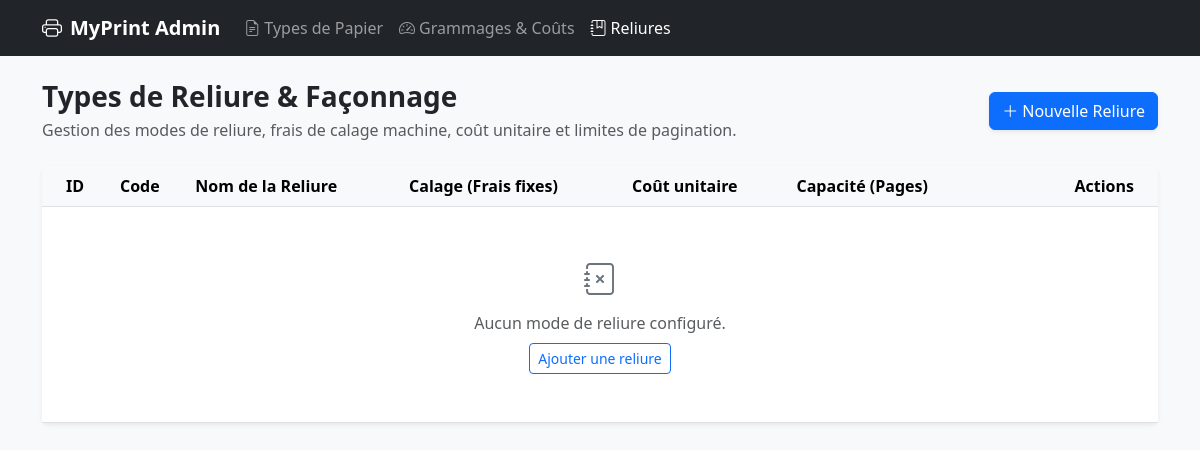
Before: /catalog/bindings/ with the older database file.
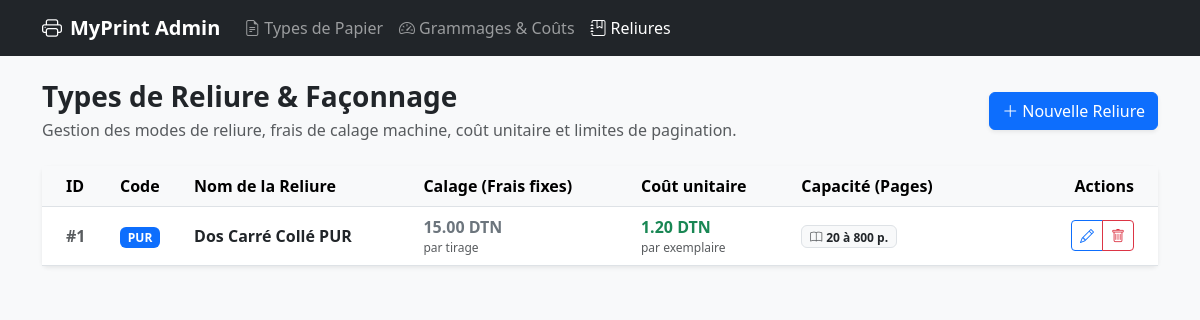
After: the same page with the newer database file.
### catalog/models.py (models this page shows, shortened)
class BindingType(models.Model):
    CODE_CHOICES = [
        ('PUR', 'Dos Carré Collé PUR'),
        ('WIRO', 'Spirale Métallique (Wire-O)'),
        ('STITCH', '2 Agrafes (Piqûre à cheval)'),
    ]
    code = models.CharField(max_length=10, choices=CODE_CHOICES, unique=True)
    name = models.CharField(max_length=100)
    base_setup_cost = models.DecimalField(max_digits=6, decimal_places=2, default=15.00)
    unit_cost = models.DecimalField(max_digits=6, decimal_places=2, default=1.20)
    min_pages = models.PositiveIntegerField(default=4)
    max_pages = models.PositiveIntegerField(default=800)

### catalog/views.py (the view)
# urls.py: path('bindings/', views.BindingTypeListView.as_view(), name='bindingtype_list'),
class BindingTypeListView(ListView):
    model = BindingType
    template_name = 'catalog/bindingtype_list.html'
    context_object_name = 'bindings'

### catalog/templates/catalog/bindingtype_list.html (shortened to what the changed rows need)
{% extends 'catalog/base_catalog.html' %}
{% block content %}
<div class="d-flex justify-content-between align-items-center mb-4">
    <div>
        <h2 class="h3 fw-bold mb-1">Types de Reliure & Façonnage</h2>
    </div>
</div>
<div class="card shadow-sm border-0">
    <div class="card-body p-0">
        <div class="table-responsive">
            <table class="table table-hover align-middle mb-0">
                <thead class="table-light border-bottom">
                    <tr>
                        <th class="ps-4" style="width: 70px;">ID</th>
                        <th>Code</th>
                        <th>Nom de la Reliure</th>
                        <th>Calage (Frais fixes)</th>
                        <th>Coût unitaire</th>
                        <th>Capacité (Pages)</th>
                        <th class="text-end pe-4" style="width: 170px;">Actions</th>
                    </tr>
                </thead>
                <tbody>
                    {% for binding in bindings %}
                    <tr>
                        <td class="ps-4 text-muted fw-semibold">#{{ binding.id }}</td>
                        <td>
                            {% if binding.code == 'PUR' %}
                                <span class="badge bg-primary text-uppercase">{{ binding.code }}</span>
                            {% elif binding.code == 'WIRO' %}
                                <span class="badge bg-info text-dark text-uppercase">{{ binding.code }}</span>
                            {% elif binding.code == 'STITCH' %}
                                <span class="badge bg-warning text-dark text-uppercase">{{ binding.code }}</span>
                            {% else %}
                                <span class="badge bg-secondary text-uppercase">{{ binding.code }}</span>
                            {% endif %}
                        </td>
                        <td>
                            <strong class="text-dark">{{ binding.name }}</strong>
                        </td>
                        <td>
                            <span class="text-secondary fw-semibold">{{ binding.base_setup_cost }} DTN</span>
                            <small class="text-muted d-block" style="font-size: 0.75rem;">par tirage</small>
                        </td>
                        <td>
                            <span class="text-success fw-semibold">{{ binding.unit_cost }} DTN</span>
                            <small class="text-muted d-block" style="font-size: 0.75rem;">par exemplaire</small>
                        </td>
                        <td>
                            <span class="badge bg-light text-dark border">
                                <i class="bi bi-book me-1 text-muted"></i>{{ binding.min_pages }} à {{ binding.max_pages }} p.
                            </span>
                        </td>
                        <td class="text-end pe-4">
                            <div class="btn-group btn-group-sm">
                                <a href="{% url 'catalog:bindingtype_update' binding.pk %}" class="btn btn-outline-primary" title="Modifier">
                                    <i class="bi bi-pencil"></i>
                                </a>
                                <a href="{% url 'catalog:bindingtype_delete' binding.pk %}" class="btn btn-outline-danger" title="Supprimer">
                                    <i class="bi bi-trash"></i>
                                </a>
                            </div>
                        </td>
                    </tr>
                    {% empty %}
                    <tr>
                        <td colspan="7" class="text-center py-5 text-muted">
                            <i class="bi bi-journal-x fs-2 d-block mb-2 text-secondary"></i>
                            Aucun mode de reliure configuré.
                            <div class="mt-2">
                                <a href="{% url 'catalog:bindingtype_create' %}" class="btn btn-sm btn-outline-primary">
                                    Ajouter une reliure
                                </a>
                            </div>
                        </td>
                    </tr>
                    {% endfor %}
                </tbody>
            </table>
        </div>
    </div>
</div>
{% endblock %}

Changed rows visible on the page:
added BindingType: id "1", code "PUR", name "Dos Carré Collé PUR", base_setup_cost "15.00", unit_cost "1.20", min_pages "20", max_pages "800"
Other visible differences:
text no longer shown: "Aucun mode de reliure configuré. Ajouter une reliure"
